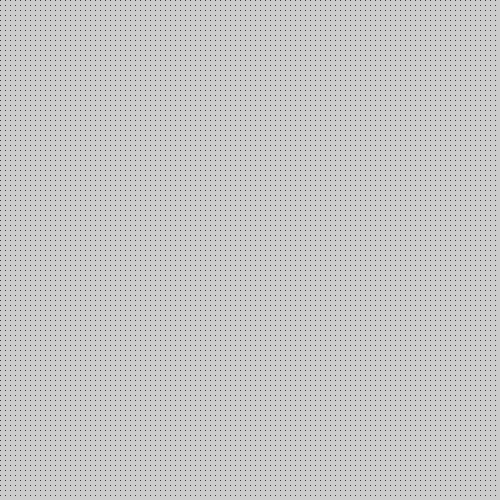
Frame 1 (no input)
Frame 60 (the mouse pressed at the canvas centre just before this capture): identical to frame 1, image omitted
Frame 120 (the mouse held since frame 60 and released just before this capture): identical to frame 1, image omitted

The Processing sketch that drew this single still picture (run headless with seeded random() and noise(); from frame 60 on, the mouse is pressed at the canvas centre):

// Processing sketch: points
// ── points.pde
int n = 100;
int count;
float[][] points = new float[n*n*n][5];

void setup() {
  size(500, 500);
  for (int i = 0; i < width; i+= width/n) {
    for (int j = 0; j < height; j+= height/n) {
      points[count][0] = i;
      points[count][1] = j;
      point(i, j);
      count++;
    }
  }
}

void draw() {
  
}
